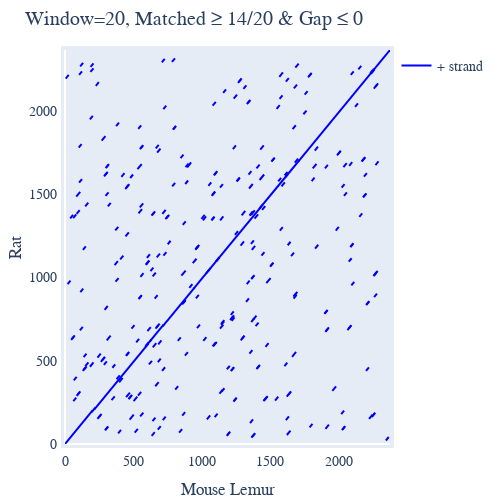

Notebook cell for this chart:
### Markdown cell above
# Dotplot

This is a useful technique ([Gibbs and McIntyre](https://www.ncbi.nlm.nih.gov/pubmed/5456129)) for comparing sequences. All `cogent3` sequence collections classes (`SequenceCollection`, `Alignment` and `ArrayAlignment`) have a dotplot method.

The method returns a drawable, as demonstrated below between unaligned sequences.

### Code cell
import plotly.offline as py
py.init_notebook_mode(connected=True)

from cogent3 import load_unaligned_seqs

seqs = load_unaligned_seqs("../data/SCA1-cds.fasta", moltype="dna")
draw = seqs.dotplot()
draw.iplot()

### Figure 1 — Plotly figure (JSON) as saved in the notebook; plotly's stock layout.template omitted (floating-point values rounded to 4 significant figures; data arrays with more than 128 entries replaced by an {"elided": "..."} marker saying what was removed)
{"data": [{"line": {"color": "blue"}, "mode": "lines", "name": "+ strand", "type": "scatter", "x": {"elided": "980 int values"}, "xaxis": "x", "y": {"elided": "980 int values"}, "yaxis": "y"}], "layout": {"autosize": false, "font": {"family": "Balto", "size": 14}, "height": 498.7, "hovermode": "closest", "margin": {"b": 50, "l": 50, "pad": 4, "r": 50, "t": 50}, "showlegend": true, "title": {"text": "Window=20, Matched ≥ 14/20 & Gap ≤ 0"}, "width": 500, "xaxis": {"mirror": true, "range": [0, 2373], "showgrid": false, "showline": true, "title": {"text": "Mouse Lemur"}, "type": "linear", "visible": true}, "yaxis": {"mirror": true, "range": [0, 2367], "showgrid": false, "showline": true, "title": {"text": "Rat"}, "type": "linear", "visible": true}}}
